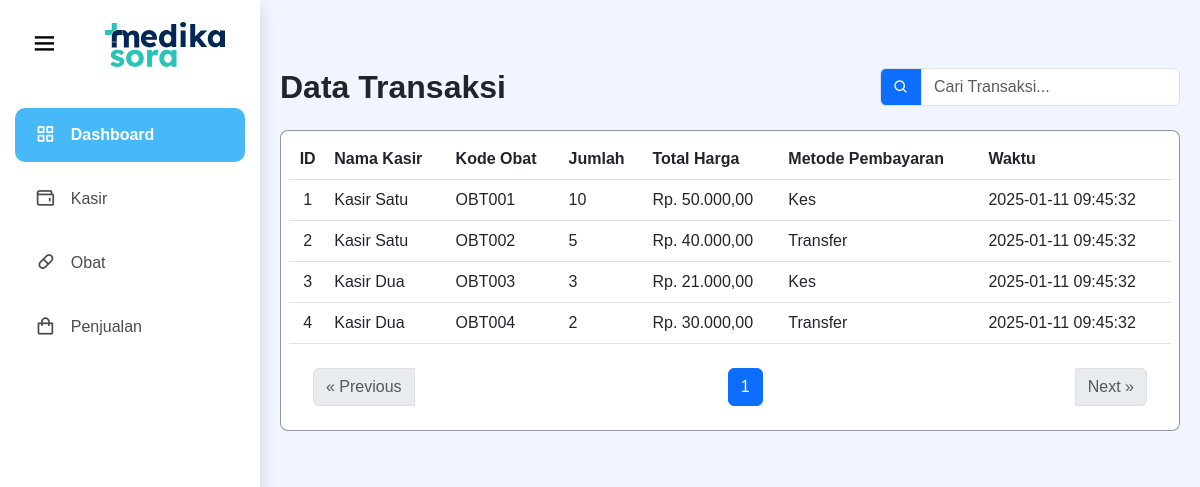
The page /Admin/transaksi.php (signed in) on the database as committed earlier.
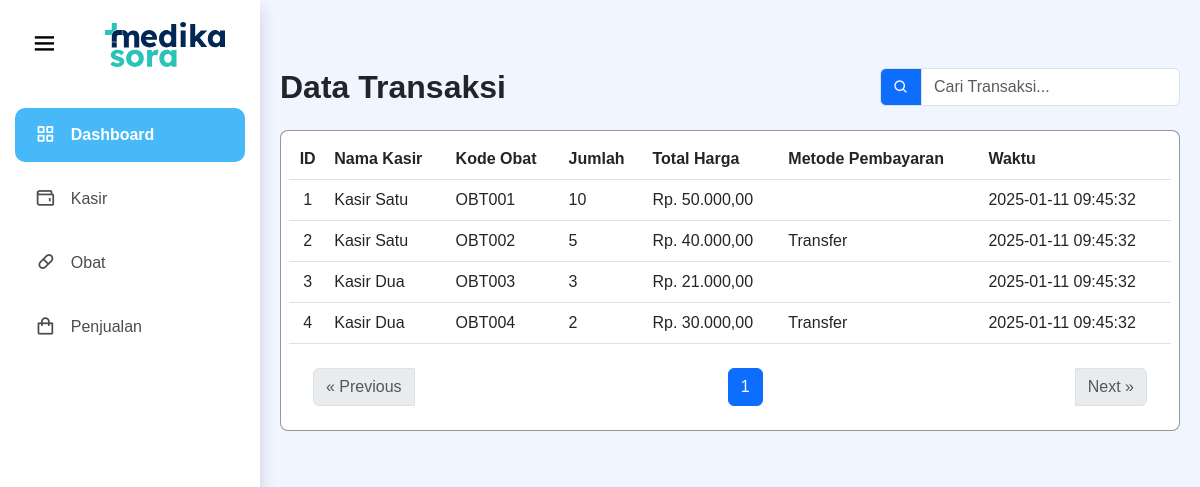
The same page on the database as committed later.
### tables this page shows
CREATE TABLE transaksi (
  id INT NOT NULL AUTO_INCREMENT PRIMARY KEY,
  id_kasir INT NOT NULL,
  kode_produk VARCHAR(10) NOT NULL,
  jumlah INT NOT NULL,
  total_harga DECIMAL(10, 2) NOT NULL,
  metode_pembayaran ENUM('Cash', 'Transfer', 'E-Wallet') NOT NULL,
  waktu TIMESTAMP NOT NULL DEFAULT CURRENT_TIMESTAMP,
  FOREIGN KEY (id_kasir) REFERENCES kasir(id),
  FOREIGN KEY (kode_produk) REFERENCES obat(kode)
);

CREATE TABLE kasir (
  id INT NOT NULL AUTO_INCREMENT PRIMARY KEY,
  nama VARCHAR(100) NOT NULL,
  profil VARCHAR(225) NOT NULL,
  username VARCHAR(100) NOT NULL UNIQUE,
  password VARCHAR(255) NOT NULL,
  no_hp VARCHAR(15) NOT NULL
);

### Admin/transaksi.php (the view, shortened to what this page needs)
<?php
include('../Config/koneksi.php');
include('header.php');
$limit = 10;
$page = isset($_GET['page']) ? (int)$_GET['page'] : 1;
$offset = ($page - 1) * $limit;
$totalQuery = $conn->query("SELECT COUNT(*) AS total FROM transaksi");
$totalResult = $totalQuery->fetch_assoc();
$totalRows = $totalResult['total'];
$totalPages = ceil($totalRows / $limit);
$result = $conn->prepare("
    SELECT transaksi.*, kasir.nama AS nama_kasir
    FROM transaksi
    JOIN kasir ON transaksi.id_kasir = kasir.id
    LIMIT ?, ?
");
$result->bind_param("ii", $offset, $limit);
$result->execute();
$queryResult = $result->get_result();
?>
<section class="">
    <div class="content mt-5">
        <div class="d-flex justify-content-between align-items-center mb-4">
            <h2 class="fw-bold text-dark mb-0">Data Transaksi</h2>
            <div class="input-group" style="max-width: 300px;">
                <span class="input-group-text bg-primary text-white"><i class="bx bx-search"></i></span>
                <input type="text" class="form-control" id="search" placeholder="Cari Transaksi..." onkeyup="searchTable()">
            </div>
        </div>
        <div class="border bg-white border-secondary border-opacity-75 p-2 mb-2 rounded-3 overflow-hidden">
            <table class="table table-hover align-middle" id="transaksiTable">
                <thead class="bg-primary text-white">
                    <tr>
                        <th class="text-center">ID</th>
                        <th>Nama Kasir</th>
                        <th>Kode Obat</th>
                        <th>Jumlah</th>
                        <th>Total Harga</th>
                        <th>Metode Pembayaran</th>
                        <th>Waktu</th>
                    </tr>
                </thead>
                <tbody>
                    <?php while ($row = $queryResult->fetch_assoc()): ?>
                        <tr>
                            <td class="text-center"><?= $row['id']; ?></td>
                            <td><?= $row['nama_kasir']; ?></td>
                            <td><?= $row['kode_produk']; ?></td>
                            <td><?= $row['jumlah']; ?></td>
                            <td><?= "Rp. " . number_format($row['total_harga'], 2, ',', '.'); ?></td>
                            <td><?= $row['metode_pembayaran']; ?></td>
                            <td><?= $row['waktu']; ?></td>
                        </tr>
                    <?php endwhile; ?>
                </tbody>
            </table>
            <nav class="mt-4">
                <ul class="pagination d-flex justify-content-between align-items-center me-4 ms-4">
                    <li class="page-item <?= ($page <= 1) ? 'disabled' : ''; ?>">
                        <a class="page-link" href="?page=<?= $page - 1; ?>" aria-label="Previous">
                            <span aria-hidden="true">&laquo; Previous</span>
                        </a>
                    </li>
                    <div class="d-flex justify-content-center flex-grow-1">
                        <?php for ($i = 1; $i <= $totalPages; $i++): ?>
                            <li class="page-item <?= ($i == $page) ? 'active' : ''; ?>">
                                <a class="page-link" href="?page=<?= $i; ?>"><?= $i; ?></a>
                            </li>
                        <?php endfor; ?>
                    </div>
                    <li class="page-item <?= ($page >= $totalPages) ? 'disabled' : ''; ?>">
                        <a class="page-link" href="?page=<?= $page + 1; ?>" aria-label="Next">
                            <span aria-hidden="true">Next &raquo;</span>
                        </a>
                    </li>
                </ul>
            </nav>
        </div>
    </div>
</section>

Rows that differ between the two databases and show on the page:
changed transaksi "OBT001": metode_pembayaran "Kes" → (not shown)
changed transaksi "OBT003": metode_pembayaran "Kes" → (not shown)
